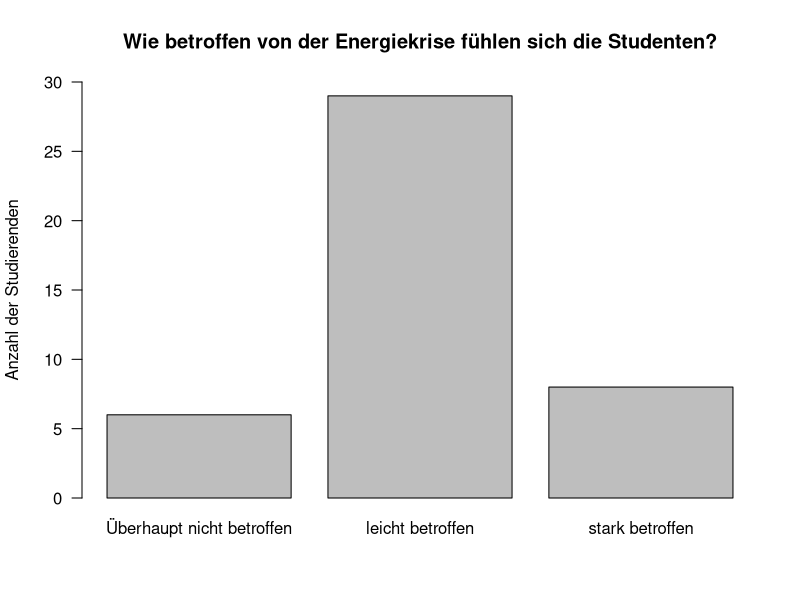
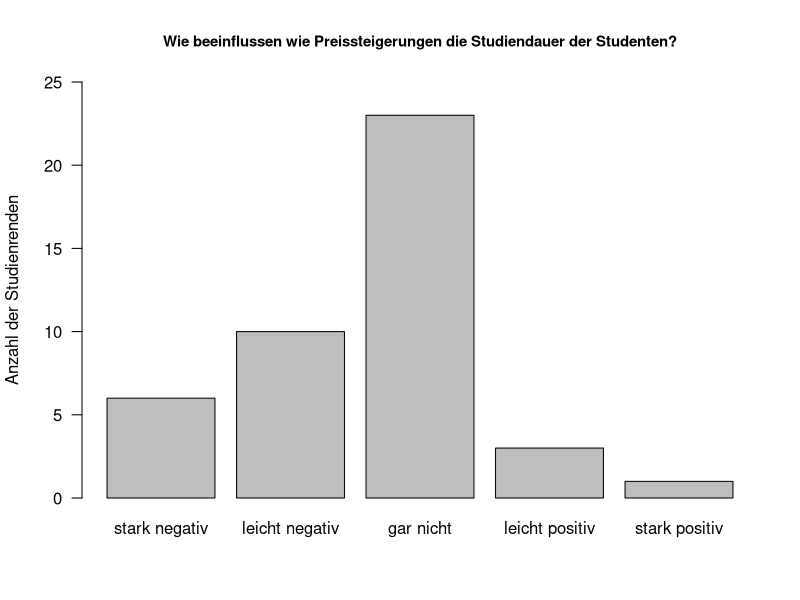
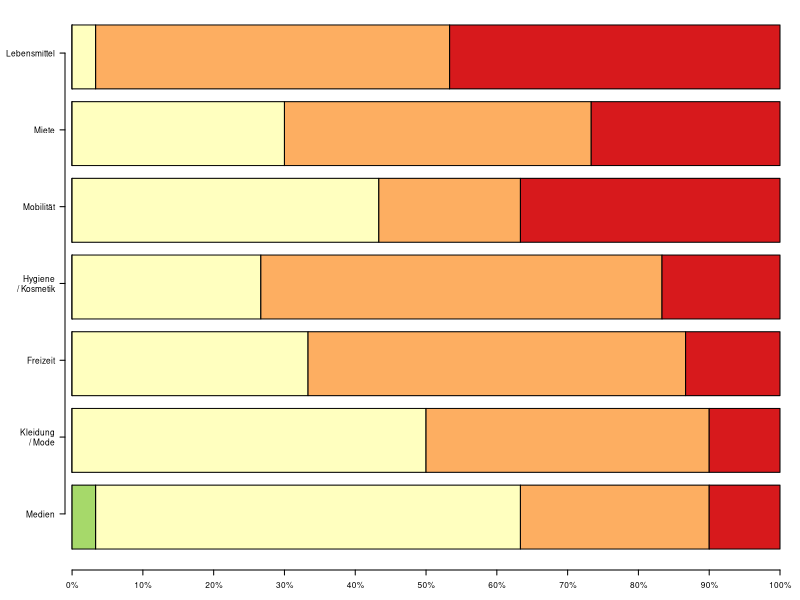

Source code (R) for these figures, in order:
## ---- chunk 1
# Add packages you need here!
library(knitr)
## ---- chunk 2
tau <- read.csv('tau.csv')
str(tau)
## ---- chunk 3
barplot(table(tau$Betroffenheit),
        names.arg = c("Überhaupt nicht betroffen", "leicht betroffen",
                      "stark betroffen"),
        ylab = "Anzahl der Studierenden", ylim = c(0,30), las = 1,
        main = "Wie betroffen von der Energiekrise fühlen sich die Studenten?")
## ---- chunk 4
barplot(table(tau$Einfluss.Studiendauer),
        names.arg = c("stark negativ", "leicht negativ", "gar nicht",
                      "leicht positiv", "stark positiv"),
        ylab = "Anzahl der Studienrenden", ylim = c(0,25), las = 1,
        main = "Wie beeinflussen wie Preissteigerungen die Studiendauer der Studenten?", cex.main=0.9)
## ---- chunk 5
ausgabe <- tau[seq(3,9)]
library(stringr)
cnames <- colnames(ausgabe)
cnames <- str_replace(cnames, "Ausgabe\\.", "")
cnames <- str_replace(cnames, "\\.", "\n/ ")
colnames(ausgabe) <- cnames
ausgabe <- na.omit(ausgabe)
rownum <- nrow(ausgabe)
for( i in seq(-2, 2) ) {
    ausgabe <- rbind(ausgabe, rep(i, ncol(ausgabe)))
}
ausgabe <- ausgabe[,order(colMeans(ausgabe))] # nach Mittelwert ordnen
ratio <- (apply(ausgabe, 2, table)-1)/rownum

par(cex = 0.5, las = 1, mar = c(3, 6.5, .4, 2)) # Groesse der Beschriftung, horizontale Labels
library(RColorBrewer) # Paket für Farbverlauf Gruen -> Gelb -> Rot
barplot(ratio, 
        horiz = TRUE, # Horizontaler Barplot
        col = brewer.pal(5,"RdYlGn")[5:1], # Farben (richtig sortieren)
        xaxt = "n", yaxt = "n") # Achsen zunaechst nicht plotten
# x-Achse:
axis(1, at = seq(0, 1, length.out=11), labels = c(paste(10*0:10, "%", sep ="")))
# y-Achse (Namen = Variablnamen)
axis(2, at = seq(.75,7.96, length.out = ncol(ausgabe)), labels = colnames(ausgabe))
## ---- chunk 6
ausgabe <- tau[seq(3,9)]
cnames <- colnames(ausgabe)
cnames <- str_replace(cnames, "Ausgabe\\.", "")
cnames <- str_replace(cnames, "\\.", "/")
colnames(ausgabe) <- cnames
kable(cov(na.omit(ausgabe)), digits=3)
